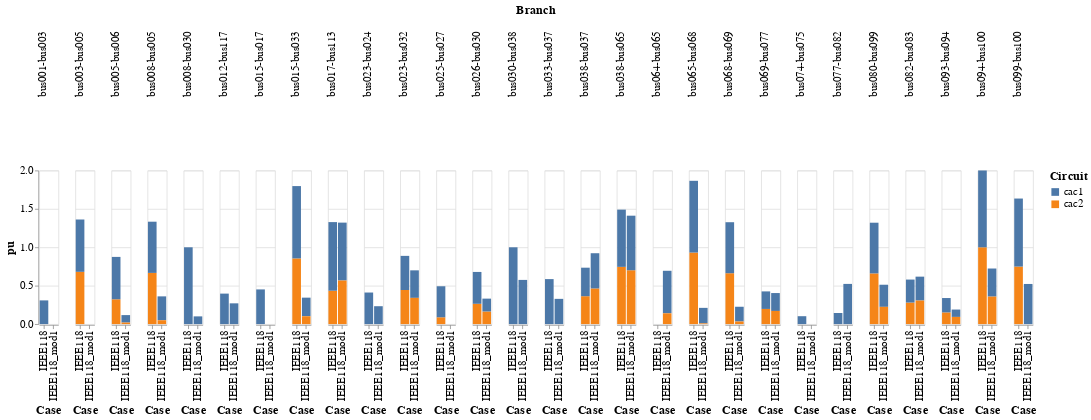

The notebook cell saved with this chart:
### Code cell
Chart = alt.Chart(NetworkInvestment).mark_bar().encode(
    x='Case',
    y='pu',
    color=alt.Color('Circuit', legend=alt.Legend(title="Circuit", labelFontSize=14, titleFontSize=16)),
    column=alt.Column('Branch', title='Branch', header=alt.Header(labelFontSize=14, titleFontSize=16, labelAngle=-90))
).properties(
    width=25,
    height=200
).configure_axis(
    labelFontSize=14,
    titleFontSize=16
).configure_legend(
    labelFontSize=14,
    titleFontSize=16
)

Chart

### Figure 1 — Vega-Lite specification as saved in the notebook (floating-point values rounded to 4 significant figures)
{"config": {"view": {"continuousWidth": 300, "continuousHeight": 300}, "axis": {"labelFontSize": 14, "titleFontSize": 16}, "legend": {"labelFontSize": 14, "titleFontSize": 16}}, "data": {"name": "data-145decc719bf1e8caba49e53248617c6"}, "mark": {"type": "bar"}, "encoding": {"color": {"field": "Circuit", "legend": {"labelFontSize": 14, "title": "Circuit", "titleFontSize": 16}, "type": "nominal"}, "column": {"field": "Branch", "header": {"labelAngle": -90, "labelFontSize": 14, "titleFontSize": 16}, "title": "Branch", "type": "nominal"}, "x": {"field": "Case", "type": "nominal"}, "y": {"field": "pu", "type": "quantitative"}}, "height": 200, "width": 25, "$schema": "https://vega.github.io/schema/vega-lite/v5.16.3.json", "datasets": {"data-145decc719bf1e8caba49e53248617c6": [{"Period": 2030, "InitialNode": "bus025", "FinalNode": "bus027", "Circuit": "cac2", "pu": 0.08875, "Case": "IEEE118", "Branch": "bus025-bus027"}, {"Period": 2030, "InitialNode": "bus017", "FinalNode": "bus113", "Circuit": "cac2", "pu": 0.4347, "Case": "IEEE118", "Branch": "bus017-bus113"}, {"Period": 2030, "InitialNode": "bus025", "FinalNode": "bus027", "Circuit": "cac1", "pu": 0.4039, "Case": "IEEE118", "Branch": "bus025-bus027"}, {"Period": 2030, "InitialNode": "bus023", "FinalNode": "bus032", "Circuit": "cac1", "pu": 0.4442, "Case": "IEEE118", "Branch": "bus023-bus032"}, {"Period": 2030, "InitialNode": "bus015", "FinalNode": "bus017", "Circuit": "cac1", "pu": 0.4516, "Case": "IEEE118", "Branch": "bus015-bus017"}, {"Period": 2030, "InitialNode": "bus017", "FinalNode": "bus113", "Circuit": "cac1", "pu": 0.8934, "Case": "IEEE118", "Branch": "bus017-bus113"}, {"Period": 2030, "InitialNode": "bus093", "FinalNode": "bus094", "Circuit": "cac2", "pu": 0.1522, "Case": "IEEE118", "Branch": "bus093-bus094"}, {"Period": 2030, "InitialNode": "bus012", "FinalNode": "bus117", "Circuit": "cac1", "pu": 0.397, "Case": "IEEE118", "Branch": "bus012-bus117"}, {"Period": 2030, "InitialNode": "bus080", "FinalNode": "bus099", "Circuit": "cac2", "pu": 0.6601, "Case": "IEEE118", "Branch": "bus080-bus099"}, {"Period": 2030, "InitialNode": "bus005", "FinalNode": "bus006", "Circuit": "cac2", "pu": 0.3232, "Case": "IEEE118", "Branch": "bus005-bus006"}, {"Period": 2030, "InitialNode": "bus069", "FinalNode": "bus077", "Circuit": "cac2", "pu": 0.1974, "Case": "IEEE118", "Branch": "bus069-bus077"}, {"Period": 2030, "InitialNode": "bus093", "FinalNode": "bus094", "Circuit": "cac1", "pu": 0.1871, "Case": "IEEE118", "Branch": "bus093-bus094"}, {"Period": 2030, "InitialNode": "bus069", "FinalNode": "bus077", "Circuit": "cac1", "pu": 0.2283, "Case": "IEEE118", "Branch": "bus069-bus077"}, {"Period": 2030, "InitialNode": "bus005", "FinalNode": "bus006", "Circuit": "cac1", "pu": 0.5517, "Case": "IEEE118", "Branch": "bus005-bus006"}, {"Period": 2030, "InitialNode": "bus030", "FinalNode": "bus038", "Circuit": "cac1", "pu": 1.0, "Case": "IEEE118", "Branch": "bus030-bus038"}, {"Period": 2030, "InitialNode": "bus080", "FinalNode": "bus099", "Circuit": "cac1", "pu": 0.6601, "Case": "IEEE118", "Branch": "bus080-bus099"}, {"Period": 2030, "InitialNode": "bus038", "FinalNode": "bus037", "Circuit": "cac2", "pu": 0.3632, "Case": "IEEE118", "Branch": "bus038-bus037"}, {"Period": 2030, "InitialNode": "bus038", "FinalNode": "bus065", "Circuit": "cac2", "pu": 0.7452, "Case": "IEEE118", "Branch": "bus038-bus065"}, {"Period": 2030, "InitialNode": "bus038", "FinalNode": "bus037", "Circuit": "cac1", "pu": 0.3713, "Case": "IEEE118", "Branch": "bus038-bus037"}, {"Period": 2030, "InitialNode": "bus026", "FinalNode": "bus030", "Circuit": "cac2", "pu": 0.2644, "Case": "IEEE118", "Branch": "bus026-bus030"}, {"Period": 2030, "InitialNode": "bus038", "FinalNode": "bus065", "Circuit": "cac1", "pu": 0.7452, "Case": "IEEE118", "Branch": "bus038-bus065"}, {"Period": 2030, "InitialNode": "bus001", "FinalNode": "bus003", "Circuit": "cac1", "pu": 0.3086, "Case": "IEEE118", "Branch": "bus001-bus003"}, {"Period": 2030, "InitialNode": "bus023", "FinalNode": "bus024", "Circuit": "cac1", "pu": 0.4111, "Case": "IEEE118", "Branch": "bus023-bus024"}, {"Period": 2030, "InitialNode": "bus026", "FinalNode": "bus030", "Circuit": "cac1", "pu": 0.4147, "Case": "IEEE118", "Branch": "bus026-bus030"}, {"Period": 2030, "InitialNode": "bus065", "FinalNode": "bus068", "Circuit": "cac2", "pu": 0.9315, "Case": "IEEE118", "Branch": "bus065-bus068"}, {"Period": 2030, "InitialNode": "bus099", "FinalNode": "bus100", "Circuit": "cac2", "pu": 0.749, "Case": "IEEE118", "Branch": "bus099-bus100"}, {"Period": 2030, "InitialNode": "bus065", "FinalNode": "bus068", "Circuit": "cac1", "pu": 0.9342, "Case": "IEEE118", "Branch": "bus065-bus068"}, {"Period": 2030, "InitialNode": "bus099", "FinalNode": "bus100", "Circuit": "cac1", "pu": 0.8858, "Case": "IEEE118", "Branch": "bus099-bus100"}, {"Period": 2030, "InitialNode": "bus074", "FinalNode": "bus075", "Circuit": "cac1", "pu": 0.1028, "Case": "IEEE118", "Branch": "bus074-bus075"}, {"Period": 2030, "InitialNode": "bus082", "FinalNode": "bus083", "Circuit": "cac2", "pu": 0.2805, "Case": "IEEE118", "Branch": "bus082-bus083"}, {"Period": 2030, "InitialNode": "bus082", "FinalNode": "bus083", "Circuit": "cac1", "pu": 0.2993, "Case": "IEEE118", "Branch": "bus082-bus083"}, {"Period": 2030, "InitialNode": "bus077", "FinalNode": "bus082", "Circuit": "cac1", "pu": 0.1446, "Case": "IEEE118", "Branch": "bus077-bus082"}, {"Period": 2030, "InitialNode": "bus008", "FinalNode": "bus005", "Circuit": "cac2", "pu": 0.6667, "Case": "IEEE118", "Branch": "bus008-bus005"}, {"Period": 2030, "InitialNode": "bus008", "FinalNode": "bus005", "Circuit": "cac1", "pu": 0.6667, "Case": "IEEE118", "Branch": "bus008-bus005"}, {"Period": 2030, "InitialNode": "bus023", "FinalNode": "bus032", "Circuit": "cac2", "pu": 0.4442, "Case": "IEEE118", "Branch": "bus023-bus032"}, {"Period": 2030, "InitialNode": "bus003", "FinalNode": "bus005", "Circuit": "cac2", "pu": 0.6806, "Case": "IEEE118", "Branch": "bus003-bus005"}, {"Period": 2030, "InitialNode": "bus003", "FinalNode": "bus005", "Circuit": "cac1", "pu": 0.6813, "Case": "IEEE118", "Branch": "bus003-bus005"}, {"Period": 2030, "InitialNode": "bus068", "FinalNode": "bus069", "Circuit": "cac2", "pu": 0.6624, "Case": "IEEE118", "Branch": "bus068-bus069"}, {"Period": 2030, "InitialNode": "bus033", "FinalNode": "bus037", "Circuit": "cac1", "pu": 0.5858, "Case": "IEEE118", "Branch": "bus033-bus037"}, {"Period": 2030, "InitialNode": "bus094", "FinalNode": "bus100", "Circuit": "cac2", "pu": 1.0, "Case": "IEEE118", "Branch": "bus094-bus100"}, {"Period": 2030, "InitialNode": "bus015", "FinalNode": "bus033", "Circuit": "cac2", "pu": 0.8552, "Case": "IEEE118", "Branch": "bus015-bus033"}, {"Period": 2030, "InitialNode": "bus068", "FinalNode": "bus069", "Circuit": "cac1", "pu": 0.6642, "Case": "IEEE118", "Branch": "bus068-bus069"}, {"Period": 2030, "InitialNode": "bus008", "FinalNode": "bus030", "Circuit": "cac1", "pu": 1.0, "Case": "IEEE118", "Branch": "bus008-bus030"}, {"Period": 2030, "InitialNode": "bus094", "FinalNode": "bus100", "Circuit": "cac1", "pu": 1.0, "Case": "IEEE118", "Branch": "bus094-bus100"}, {"Period": 2030, "InitialNode": "bus015", "FinalNode": "bus033", "Circuit": "cac1", "pu": 0.9419, "Case": "IEEE118", "Branch": "bus015-bus033"}, {"Period": 2030, "InitialNode": "bus023", "FinalNode": "bus024", "Circuit": "cac1", "pu": 0.2329, "Case": "IEEE118_mod1", "Branch": "bus023-bus024"}, {"Period": 2030, "InitialNode": "bus017", "FinalNode": "bus113", "Circuit": "cac1", "pu": 0.754, "Case": "IEEE118_mod1", "Branch": "bus017-bus113"}, {"Period": 2030, "InitialNode": "bus038", "FinalNode": "bus037", "Circuit": "cac1", "pu": 0.4614, "Case": "IEEE118_mod1", "Branch": "bus038-bus037"}, {"Period": 2030, "InitialNode": "bus099", "FinalNode": "bus100", "Circuit": "cac1", "pu": 0.5226, "Case": "IEEE118_mod1", "Branch": "bus099-bus100"}, {"Period": 2030, "InitialNode": "bus093", "FinalNode": "bus094", "Circuit": "cac1", "pu": 0.09586, "Case": "IEEE118_mod1", "Branch": "bus093-bus094"}, {"Period": 2030, "InitialNode": "bus005", "FinalNode": "bus006", "Circuit": "cac1", "pu": 0.09736, "Case": "IEEE118_mod1", "Branch": "bus005-bus006"}, {"Period": 2030, "InitialNode": "bus038", "FinalNode": "bus065", "Circuit": "cac2", "pu": 0.7012, "Case": "IEEE118_mod1", "Branch": "bus038-bus065"}, {"Period": 2030, "InitialNode": "bus026", "FinalNode": "bus030", "Circuit": "cac2", "pu": 0.1644, "Case": "IEEE118_mod1", "Branch": "bus026-bus030"}, {"Period": 2030, "InitialNode": "bus077", "FinalNode": "bus082", "Circuit": "cac1", "pu": 0.5234, "Case": "IEEE118_mod1", "Branch": "bus077-bus082"}, {"Period": 2030, "InitialNode": "bus015", "FinalNode": "bus033", "Circuit": "cac1", "pu": 0.2422, "Case": "IEEE118_mod1", "Branch": "bus015-bus033"}, {"Period": 2030, "InitialNode": "bus008", "FinalNode": "bus005", "Circuit": "cac1", "pu": 0.311, "Case": "IEEE118_mod1", "Branch": "bus008-bus005"}, {"Period": 2030, "InitialNode": "bus023", "FinalNode": "bus032", "Circuit": "cac1", "pu": 0.3585, "Case": "IEEE118_mod1", "Branch": "bus023-bus032"}, {"Period": 2030, "InitialNode": "bus080", "FinalNode": "bus099", "Circuit": "cac1", "pu": 0.288, "Case": "IEEE118_mod1", "Branch": "bus080-bus099"}, {"Period": 2030, "InitialNode": "bus017", "FinalNode": "bus113", "Circuit": "cac2", "pu": 0.5673, "Case": "IEEE118_mod1", "Branch": "bus017-bus113"}, {"Period": 2030, "InitialNode": "bus065", "FinalNode": "bus068", "Circuit": "cac1", "pu": 0.2022, "Case": "IEEE118_mod1", "Branch": "bus065-bus068"}, {"Period": 2030, "InitialNode": "bus082", "FinalNode": "bus083", "Circuit": "cac1", "pu": 0.3113, "Case": "IEEE118_mod1", "Branch": "bus082-bus083"}, {"Period": 2030, "InitialNode": "bus038", "FinalNode": "bus037", "Circuit": "cac2", "pu": 0.4614, "Case": "IEEE118_mod1", "Branch": "bus038-bus037"}, {"Period": 2030, "InitialNode": "bus008", "FinalNode": "bus030", "Circuit": "cac1", "pu": 0.1005, "Case": "IEEE118_mod1", "Branch": "bus008-bus030"}, {"Period": 2030, "InitialNode": "bus005", "FinalNode": "bus006", "Circuit": "cac2", "pu": 0.01981, "Case": "IEEE118_mod1", "Branch": "bus005-bus006"}, {"Period": 2030, "InitialNode": "bus069", "FinalNode": "bus077", "Circuit": "cac1", "pu": 0.233, "Case": "IEEE118_mod1", "Branch": "bus069-bus077"}, {"Period": 2030, "InitialNode": "bus093", "FinalNode": "bus094", "Circuit": "cac2", "pu": 0.09352, "Case": "IEEE118_mod1", "Branch": "bus093-bus094"}, {"Period": 2030, "InitialNode": "bus033", "FinalNode": "bus037", "Circuit": "cac1", "pu": 0.3286, "Case": "IEEE118_mod1", "Branch": "bus033-bus037"}, {"Period": 2030, "InitialNode": "bus012", "FinalNode": "bus117", "Circuit": "cac1", "pu": 0.2703, "Case": "IEEE118_mod1", "Branch": "bus012-bus117"}, {"Period": 2030, "InitialNode": "bus008", "FinalNode": "bus005", "Circuit": "cac2", "pu": 0.05008, "Case": "IEEE118_mod1", "Branch": "bus008-bus005"}, {"Period": 2030, "InitialNode": "bus015", "FinalNode": "bus033", "Circuit": "cac2", "pu": 0.1021, "Case": "IEEE118_mod1", "Branch": "bus015-bus033"}, {"Period": 2030, "InitialNode": "bus023", "FinalNode": "bus032", "Circuit": "cac2", "pu": 0.3414, "Case": "IEEE118_mod1", "Branch": "bus023-bus032"}, {"Period": 2030, "InitialNode": "bus080", "FinalNode": "bus099", "Circuit": "cac2", "pu": 0.2246, "Case": "IEEE118_mod1", "Branch": "bus080-bus099"}, {"Period": 2030, "InitialNode": "bus064", "FinalNode": "bus065", "Circuit": "cac1", "pu": 0.5537, "Case": "IEEE118_mod1", "Branch": "bus064-bus065"}, {"Period": 2030, "InitialNode": "bus065", "FinalNode": "bus068", "Circuit": "cac2", "pu": 0.009136, "Case": "IEEE118_mod1", "Branch": "bus065-bus068"}, {"Period": 2030, "InitialNode": "bus082", "FinalNode": "bus083", "Circuit": "cac2", "pu": 0.3065, "Case": "IEEE118_mod1", "Branch": "bus082-bus083"}, {"Period": 2030, "InitialNode": "bus069", "FinalNode": "bus077", "Circuit": "cac2", "pu": 0.1713, "Case": "IEEE118_mod1", "Branch": "bus069-bus077"}, {"Period": 2030, "InitialNode": "bus068", "FinalNode": "bus069", "Circuit": "cac1", "pu": 0.192, "Case": "IEEE118_mod1", "Branch": "bus068-bus069"}, {"Period": 2030, "InitialNode": "bus064", "FinalNode": "bus065", "Circuit": "cac2", "pu": 0.1405, "Case": "IEEE118_mod1", "Branch": "bus064-bus065"}, {"Period": 2030, "InitialNode": "bus094", "FinalNode": "bus100", "Circuit": "cac1", "pu": 0.3661, "Case": "IEEE118_mod1", "Branch": "bus094-bus100"}, {"Period": 2030, "InitialNode": "bus068", "FinalNode": "bus069", "Circuit": "cac2", "pu": 0.03382, "Case": "IEEE118_mod1", "Branch": "bus068-bus069"}, {"Period": 2030, "InitialNode": "bus030", "FinalNode": "bus038", "Circuit": "cac1", "pu": 0.5753, "Case": "IEEE118_mod1", "Branch": "bus030-bus038"}, {"Period": 2030, "InitialNode": "bus094", "FinalNode": "bus100", "Circuit": "cac2", "pu": 0.3577, "Case": "IEEE118_mod1", "Branch": "bus094-bus100"}, {"Period": 2030, "InitialNode": "bus038", "FinalNode": "bus065", "Circuit": "cac1", "pu": 0.7103, "Case": "IEEE118_mod1", "Branch": "bus038-bus065"}, {"Period": 2030, "InitialNode": "bus026", "FinalNode": "bus030", "Circuit": "cac1", "pu": 0.1671, "Case": "IEEE118_mod1", "Branch": "bus026-bus030"}]}}
